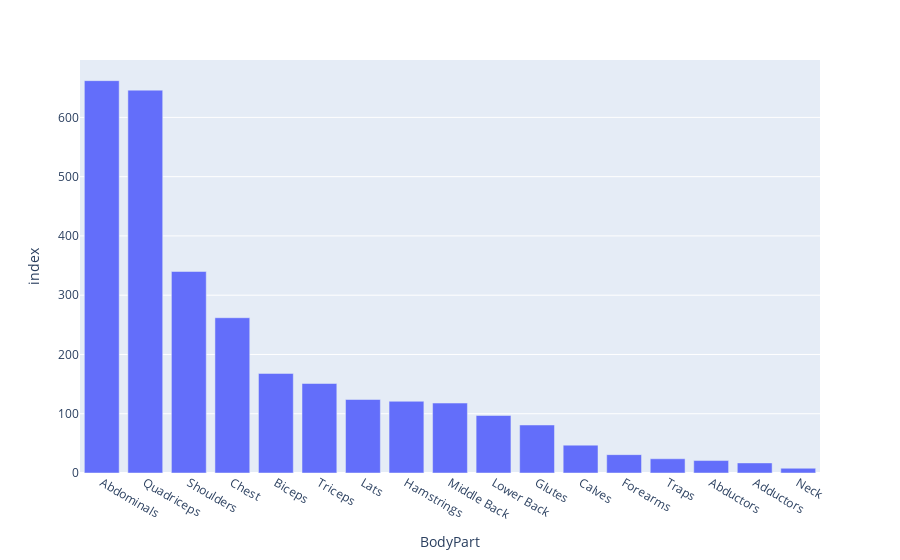

The notebook cell saved with this chart:
### Code cell
count_exercises= count_exercises.sort_values(by='index', ascending=False)
fig = px.bar(count_exercises, x=count_exercises.index, y='index')
fig.show()

### Figure 1 — Plotly figure (JSON) as saved in the notebook; plotly's stock layout.template omitted (floating-point values rounded to 4 significant figures)
{"data": [{"alignmentgroup": "True", "hovertemplate": "BodyPart=%{x}<br>index=%{y}<extra></extra>", "legendgroup": "", "marker": {"color": "#636efa", "pattern": {"shape": ""}}, "name": "", "offsetgroup": "", "orientation": "v", "showlegend": false, "textposition": "auto", "type": "bar", "x": ["Abdominals", "Quadriceps", "Shoulders", "Chest", "Biceps", "Triceps", "Lats", "Hamstrings", "Middle Back", "Lower Back", "Glutes", "Calves", "Forearms", "Traps", "Abductors", "Adductors", "Neck"], "xaxis": "x", "y": [662, 646, 340, 262, 168, 151, 124, 121, 118, 97, 81, 47, 31, 24, 21, 17, 8], "yaxis": "y"}], "layout": {"autosize": true, "barmode": "relative", "legend": {"tracegroupgap": 0}, "margin": {"t": 60}, "xaxis": {"anchor": "y", "autorange": true, "domain": [0, 1], "range": [-0.5, 16.5], "title": {"text": "BodyPart"}, "type": "category"}, "yaxis": {"anchor": "x", "autorange": true, "domain": [0, 1], "range": [0, 696.8], "title": {"text": "index"}, "type": "linear"}}}
